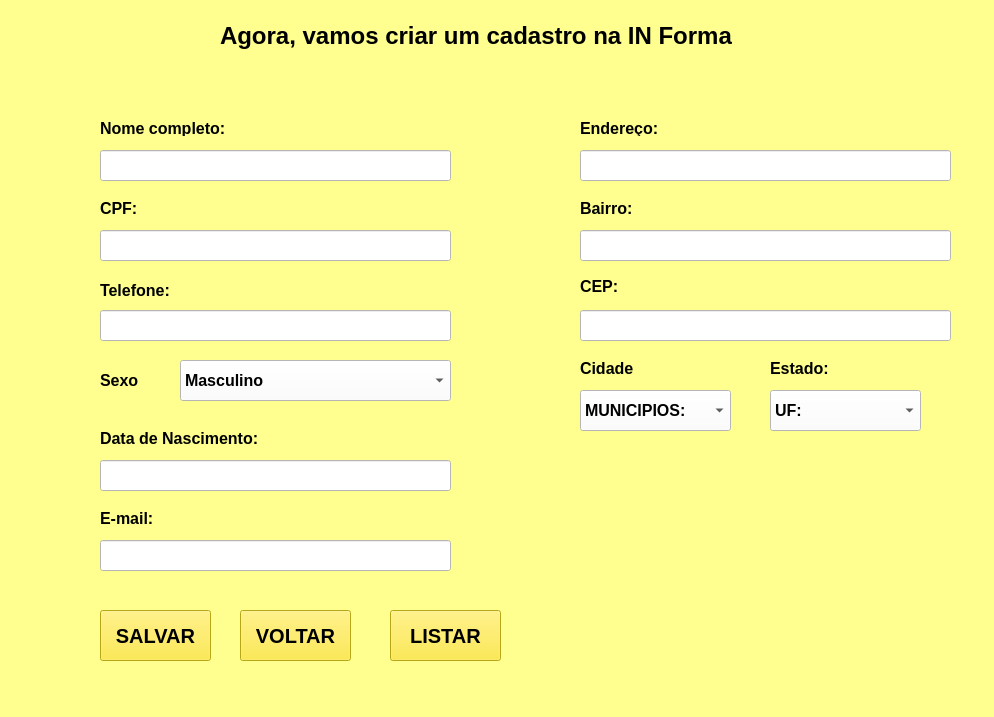
<?xml version="1.0" encoding="UTF-8"?>
<ui version="4.0">
 <class>MainWindow</class>
 <widget class="QMainWindow" name="MainWindow">
  <property name="geometry">
   <rect>
    <x>0</x>
    <y>0</y>
    <width>994</width>
    <height>717</height>
   </rect>
  </property>
  <property name="windowTitle">
   <string>MainWindow</string>
  </property>
  <property name="styleSheet">
   <string notr="true">background-color: rgb(254, 255, 142);</string>
  </property>
  <widget class="QWidget" name="centralwidget">
   <widget class="QLabel" name="label">
    <property name="geometry">
     <rect>
      <x>220</x>
      <y>0</y>
      <width>591</width>
      <height>71</height>
     </rect>
    </property>
    <property name="font">
     <font>
      <pointsize>18</pointsize>
      <weight>75</weight>
      <bold>true</bold>
     </font>
    </property>
    <property name="styleSheet">
     <string notr="true">background-color: rgb(254, 255, 142);</string>
    </property>
    <property name="text">
     <string>Agora, vamos criar um cadastro na IN Forma</string>
    </property>
   </widget>
   <widget class="QPushButton" name="pushButton">
    <property name="geometry">
     <rect>
      <x>100</x>
      <y>610</y>
      <width>111</width>
      <height>51</height>
     </rect>
    </property>
    <property name="font">
     <font>
      <pointsize>15</pointsize>
      <weight>75</weight>
      <bold>true</bold>
     </font>
    </property>
    <property name="styleSheet">
     <string notr="true">background-color: rgb(255, 232, 34);</string>
    </property>
    <property name="text">
     <string>SALVAR</string>
    </property>
   </widget>
   <widget class="QLabel" name="label_2">
    <property name="geometry">
     <rect>
      <x>100</x>
      <y>120</y>
      <width>141</width>
      <height>16</height>
     </rect>
    </property>
    <property name="font">
     <font>
      <pointsize>12</pointsize>
      <weight>75</weight>
      <bold>true</bold>
     </font>
    </property>
    <property name="styleSheet">
     <string notr="true">background-color: rgb(254, 255, 142);</string>
    </property>
    <property name="text">
     <string>Nome completo:</string>
    </property>
   </widget>
   <widget class="QLabel" name="label_3">
    <property name="geometry">
     <rect>
      <x>100</x>
      <y>240</y>
      <width>41</width>
      <height>16</height>
     </rect>
    </property>
    <property name="font">
     <font>
      <pointsize>12</pointsize>
      <weight>75</weight>
      <bold>true</bold>
     </font>
    </property>
    <property name="styleSheet">
     <string notr="true">background-color: rgb(254, 255, 142);</string>
    </property>
    <property name="text">
     <string>CPF:</string>
    </property>
   </widget>
   <widget class="QLabel" name="label_4">
    <property name="geometry">
     <rect>
      <x>100</x>
      <y>280</y>
      <width>81</width>
      <height>21</height>
     </rect>
    </property>
    <property name="font">
     <font>
      <pointsize>12</pointsize>
      <weight>75</weight>
      <bold>true</bold>
     </font>
    </property>
    <property name="styleSheet">
     <string notr="true">background-color: rgb(254, 255, 142);</string>
    </property>
    <property name="text">
     <string>Telefone:</string>
    </property>
   </widget>
   <widget class="QLabel" name="label_5">
    <property name="geometry">
     <rect>
      <x>100</x>
      <y>360</y>
      <width>81</width>
      <height>41</height>
     </rect>
    </property>
    <property name="font">
     <font>
      <pointsize>12</pointsize>
      <weight>75</weight>
      <bold>true</bold>
     </font>
    </property>
    <property name="styleSheet">
     <string notr="true">background-color: rgb(254, 255, 142);</string>
    </property>
    <property name="text">
     <string>Sexo</string>
    </property>
   </widget>
   <widget class="QLineEdit" name="lineEdit">
    <property name="geometry">
     <rect>
      <x>100</x>
      <y>150</y>
      <width>351</width>
      <height>31</height>
     </rect>
    </property>
    <property name="styleSheet">
     <string notr="true">background-color: rgb(255, 255, 255);</string>
    </property>
   </widget>
   <widget class="QLineEdit" name="lineEdit_2">
    <property name="geometry">
     <rect>
      <x>100</x>
      <y>230</y>
      <width>351</width>
      <height>31</height>
     </rect>
    </property>
    <property name="styleSheet">
     <string notr="true">background-color: rgb(255, 255, 255);</string>
    </property>
   </widget>
   <widget class="QLineEdit" name="lineEdit_3">
    <property name="geometry">
     <rect>
      <x>100</x>
      <y>310</y>
      <width>351</width>
      <height>31</height>
     </rect>
    </property>
    <property name="styleSheet">
     <string notr="true">background-color: rgb(255, 255, 255);</string>
    </property>
   </widget>
   <widget class="QLabel" name="label_6">
    <property name="geometry">
     <rect>
      <x>100</x>
      <y>430</y>
      <width>181</width>
      <height>16</height>
     </rect>
    </property>
    <property name="font">
     <font>
      <pointsize>12</pointsize>
      <weight>75</weight>
      <bold>true</bold>
     </font>
    </property>
    <property name="styleSheet">
     <string notr="true">background-color: rgb(254, 255, 142);</string>
    </property>
    <property name="text">
     <string>Data de Nascimento:</string>
    </property>
   </widget>
   <widget class="QLineEdit" name="lineEdit_4">
    <property name="geometry">
     <rect>
      <x>100</x>
      <y>460</y>
      <width>351</width>
      <height>31</height>
     </rect>
    </property>
    <property name="styleSheet">
     <string notr="true">background-color: rgb(255, 255, 255);</string>
    </property>
   </widget>
   <widget class="QLabel" name="label_7">
    <property name="geometry">
     <rect>
      <x>100</x>
      <y>510</y>
      <width>61</width>
      <height>16</height>
     </rect>
    </property>
    <property name="font">
     <font>
      <pointsize>12</pointsize>
      <weight>75</weight>
      <bold>true</bold>
     </font>
    </property>
    <property name="styleSheet">
     <string notr="true">background-color: rgb(254, 255, 142);</string>
    </property>
    <property name="text">
     <string>E-mail:</string>
    </property>
   </widget>
   <widget class="QLineEdit" name="lineEdit_5">
    <property name="geometry">
     <rect>
      <x>100</x>
      <y>540</y>
      <width>351</width>
      <height>31</height>
     </rect>
    </property>
    <property name="styleSheet">
     <string notr="true">background-color: rgb(255, 255, 255);</string>
    </property>
   </widget>
   <widget class="QLabel" name="label_8">
    <property name="geometry">
     <rect>
      <x>580</x>
      <y>120</y>
      <width>91</width>
      <height>16</height>
     </rect>
    </property>
    <property name="font">
     <font>
      <pointsize>12</pointsize>
      <weight>75</weight>
      <bold>true</bold>
     </font>
    </property>
    <property name="styleSheet">
     <string notr="true">background-color: rgb(254, 255, 142);</string>
    </property>
    <property name="text">
     <string>Endereço:</string>
    </property>
   </widget>
   <widget class="QLineEdit" name="lineEdit_6">
    <property name="geometry">
     <rect>
      <x>580</x>
      <y>150</y>
      <width>371</width>
      <height>31</height>
     </rect>
    </property>
    <property name="styleSheet">
     <string notr="true">background-color: rgb(255, 255, 255);</string>
    </property>
   </widget>
   <widget class="QLabel" name="label_9">
    <property name="geometry">
     <rect>
      <x>580</x>
      <y>280</y>
      <width>47</width>
      <height>13</height>
     </rect>
    </property>
    <property name="font">
     <font>
      <pointsize>12</pointsize>
      <weight>75</weight>
      <bold>true</bold>
     </font>
    </property>
    <property name="styleSheet">
     <string notr="true">background-color: rgb(254, 255, 142);</string>
    </property>
    <property name="text">
     <string>CEP:</string>
    </property>
   </widget>
   <widget class="QLineEdit" name="lineEdit_7">
    <property name="geometry">
     <rect>
      <x>580</x>
      <y>230</y>
      <width>371</width>
      <height>31</height>
     </rect>
    </property>
    <property name="styleSheet">
     <string notr="true">background-color: rgb(255, 255, 255);</string>
    </property>
   </widget>
   <widget class="QLabel" name="label_10">
    <property name="geometry">
     <rect>
      <x>580</x>
      <y>200</y>
      <width>81</width>
      <height>16</height>
     </rect>
    </property>
    <property name="font">
     <font>
      <pointsize>12</pointsize>
      <weight>75</weight>
      <bold>true</bold>
     </font>
    </property>
    <property name="styleSheet">
     <string notr="true">background-color: rgb(254, 255, 142);</string>
    </property>
    <property name="text">
     <string>Bairro:</string>
    </property>
   </widget>
   <widget class="QLineEdit" name="lineEdit_8">
    <property name="geometry">
     <rect>
      <x>580</x>
      <y>310</y>
      <width>371</width>
      <height>31</height>
     </rect>
    </property>
    <property name="styleSheet">
     <string notr="true">background-color: rgb(255, 255, 255);</string>
    </property>
   </widget>
   <widget class="QLabel" name="label_12">
    <property name="geometry">
     <rect>
      <x>580</x>
      <y>360</y>
      <width>61</width>
      <height>16</height>
     </rect>
    </property>
    <property name="font">
     <font>
      <pointsize>12</pointsize>
      <weight>75</weight>
      <bold>true</bold>
     </font>
    </property>
    <property name="styleSheet">
     <string notr="true">background-color: rgb(254, 255, 142);</string>
    </property>
    <property name="text">
     <string>Cidade</string>
    </property>
   </widget>
   <widget class="QLabel" name="label_13">
    <property name="geometry">
     <rect>
      <x>770</x>
      <y>360</y>
      <width>71</width>
      <height>16</height>
     </rect>
    </property>
    <property name="font">
     <font>
      <pointsize>12</pointsize>
      <weight>75</weight>
      <bold>true</bold>
     </font>
    </property>
    <property name="styleSheet">
     <string notr="true">background-color: rgb(254, 255, 142);</string>
    </property>
    <property name="text">
     <string>Estado:</string>
    </property>
   </widget>
   <widget class="QComboBox" name="comboBox">
    <property name="geometry">
     <rect>
      <x>580</x>
      <y>390</y>
      <width>151</width>
      <height>41</height>
     </rect>
    </property>
    <property name="font">
     <font>
      <pointsize>12</pointsize>
      <weight>75</weight>
      <bold>true</bold>
     </font>
    </property>
    <property name="styleSheet">
     <string notr="true">background-color: rgb(255, 255, 255);</string>
    </property>
    <item>
     <property name="text">
      <string>MUNICIPIOS:</string>
     </property>
    </item>
    <item>
     <property name="text">
      <string>Ananideua</string>
     </property>
    </item>
    <item>
     <property name="text">
      <string>Belém</string>
     </property>
    </item>
    <item>
     <property name="text">
      <string>Castanhal</string>
     </property>
    </item>
    <item>
     <property name="text">
      <string>Dom Eliseu</string>
     </property>
    </item>
    <item>
     <property name="text">
      <string>Gurupá</string>
     </property>
    </item>
    <item>
     <property name="text">
      <string>Irituia</string>
     </property>
    </item>
    <item>
     <property name="text">
      <string>Outros</string>
     </property>
    </item>
   </widget>
   <widget class="QComboBox" name="comboBox_2">
    <property name="geometry">
     <rect>
      <x>770</x>
      <y>390</y>
      <width>151</width>
      <height>41</height>
     </rect>
    </property>
    <property name="font">
     <font>
      <pointsize>12</pointsize>
      <weight>75</weight>
      <bold>true</bold>
     </font>
    </property>
    <property name="styleSheet">
     <string notr="true">background-color: rgb(255, 255, 255);</string>
    </property>
    <item>
     <property name="text">
      <string>UF:</string>
     </property>
    </item>
    <item>
     <property name="text">
      <string>MA</string>
     </property>
    </item>
    <item>
     <property name="text">
      <string>PA</string>
     </property>
    </item>
    <item>
     <property name="text">
      <string>PE</string>
     </property>
    </item>
    <item>
     <property name="text">
      <string>SP</string>
     </property>
    </item>
    <item>
     <property name="text">
      <string>RJ</string>
     </property>
    </item>
    <item>
     <property name="text">
      <string>CE</string>
     </property>
    </item>
    <item>
     <property name="text">
      <string>MG</string>
     </property>
    </item>
    <item>
     <property name="text">
      <string>AM</string>
     </property>
    </item>
    <item>
     <property name="text">
      <string>SC</string>
     </property>
    </item>
   </widget>
   <widget class="QPushButton" name="pushButton_2">
    <property name="geometry">
     <rect>
      <x>240</x>
      <y>610</y>
      <width>111</width>
      <height>51</height>
     </rect>
    </property>
    <property name="font">
     <font>
      <pointsize>15</pointsize>
      <weight>75</weight>
      <bold>true</bold>
     </font>
    </property>
    <property name="styleSheet">
     <string notr="true">background-color: rgb(255, 232, 34);</string>
    </property>
    <property name="text">
     <string>VOLTAR</string>
    </property>
   </widget>
   <widget class="QComboBox" name="comboBox_3">
    <property name="geometry">
     <rect>
      <x>180</x>
      <y>360</y>
      <width>271</width>
      <height>41</height>
     </rect>
    </property>
    <property name="font">
     <font>
      <pointsize>12</pointsize>
      <weight>75</weight>
      <bold>true</bold>
     </font>
    </property>
    <property name="styleSheet">
     <string notr="true">background-color: rgb(255, 255, 255);</string>
    </property>
    <item>
     <property name="text">
      <string>Masculino</string>
     </property>
    </item>
    <item>
     <property name="text">
      <string>Feminino</string>
     </property>
    </item>
    <item>
     <property name="text">
      <string>Não binário</string>
     </property>
    </item>
    <item>
     <property name="text">
      <string>Outros</string>
     </property>
    </item>
   </widget>
   <widget class="QLabel" name="label_11">
    <property name="geometry">
     <rect>
      <x>440</x>
      <y>370</y>
      <width>601</width>
      <height>381</height>
     </rect>
    </property>
    <property name="styleSheet">
     <string notr="true">background-color: rgb(254, 255, 142);</string>
    </property>
    <property name="text">
     <string/>
    </property>
    <property name="pixmap">
     <pixmap>logoacademiaOF-removebg-preview (1).png</pixmap>
    </property>
    <property name="scaledContents">
     <bool>true</bool>
    </property>
   </widget>
   <widget class="QPushButton" name="pushButton_3">
    <property name="geometry">
     <rect>
      <x>390</x>
      <y>610</y>
      <width>111</width>
      <height>51</height>
     </rect>
    </property>
    <property name="font">
     <font>
      <pointsize>15</pointsize>
      <weight>75</weight>
      <bold>true</bold>
     </font>
    </property>
    <property name="styleSheet">
     <string notr="true">background-color: rgb(255, 232, 34);</string>
    </property>
    <property name="text">
     <string>LISTAR</string>
    </property>
   </widget>
   <widget class="QLabel" name="label_14">
    <property name="geometry">
     <rect>
      <x>100</x>
      <y>200</y>
      <width>41</width>
      <height>16</height>
     </rect>
    </property>
    <property name="font">
     <font>
      <pointsize>12</pointsize>
      <weight>75</weight>
      <bold>true</bold>
     </font>
    </property>
    <property name="styleSheet">
     <string notr="true">background-color: rgb(254, 255, 142);</string>
    </property>
    <property name="text">
     <string>CPF:</string>
    </property>
   </widget>
   <zorder>label_11</zorder>
   <zorder>label</zorder>
   <zorder>pushButton</zorder>
   <zorder>label_2</zorder>
   <zorder>label_3</zorder>
   <zorder>label_4</zorder>
   <zorder>label_5</zorder>
   <zorder>lineEdit</zorder>
   <zorder>lineEdit_2</zorder>
   <zorder>lineEdit_3</zorder>
   <zorder>label_6</zorder>
   <zorder>lineEdit_4</zorder>
   <zorder>label_7</zorder>
   <zorder>lineEdit_5</zorder>
   <zorder>label_8</zorder>
   <zorder>lineEdit_6</zorder>
   <zorder>label_9</zorder>
   <zorder>lineEdit_7</zorder>
   <zorder>label_10</zorder>
   <zorder>lineEdit_8</zorder>
   <zorder>label_12</zorder>
   <zorder>label_13</zorder>
   <zorder>comboBox</zorder>
   <zorder>comboBox_2</zorder>
   <zorder>pushButton_2</zorder>
   <zorder>comboBox_3</zorder>
   <zorder>pushButton_3</zorder>
   <zorder>label_14</zorder>
  </widget>
  <widget class="QMenuBar" name="menubar">
   <property name="geometry">
    <rect>
     <x>0</x>
     <y>0</y>
     <width>994</width>
     <height>21</height>
    </rect>
   </property>
  </widget>
  <widget class="QStatusBar" name="statusbar"/>
 </widget>
 <resources/>
 <connections/>
</ui>
